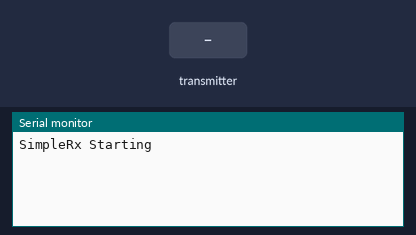
Recording of a sketch running on a simulated ESP8266 (NodeMCU). Shown: the last lines printed to the serial monitor. Inputs (shaded band) come from the test bench. No radio packets arrive unless stated.

Above: at 1.2 s.
1.3 s: the transmitter starts sending temperature = 0
At 2.0 s:
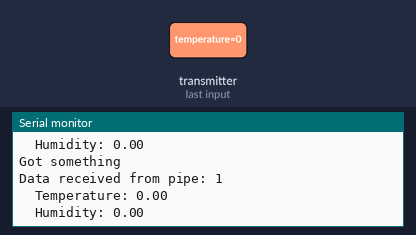
2.8 s: the transmitter starts sending humidity = 25
5.8 s: the transmitter starts sending temperature = 25
8.8 s: the transmitter starts sending humidity = 0
At 9.7 s:
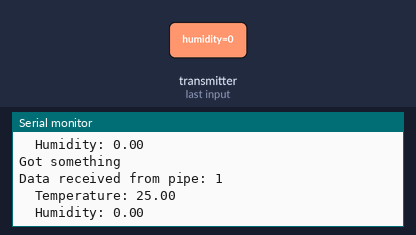
11.8 s: the transmitter starts sending temperature = 100
At 12.8 s:
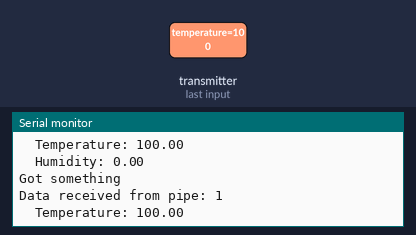
14.8 s: the transmitter starts sending humidity = 50
Timing chart, 0 to 17.8 s (numbered marks = the images above; inputs shaded):
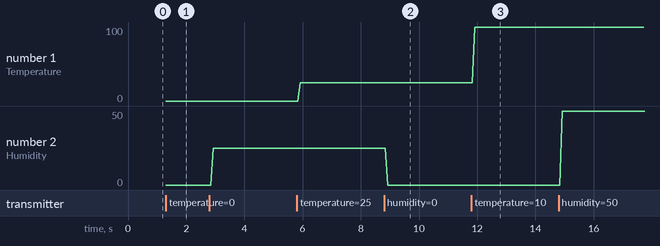

The sketch:

ESP8266_NRF240L_Receiver.ino
```cpp
// SimpleRx - the slave or the receiver

#include <SPI.h>
#include <nRF24L01.h>
#include <RF24.h>

#define CE_PIN  D2
#define CSN_PIN D4


typedef struct{
  char address[6];
} NRF24_address;

const NRF24_address TX_addresses[6] = {"0STUD", "1STUD", "2STUD", "3STUD", "4STUD", "5STUD"};
// uint64_t address[6] = { 0x7878787878LL,
//                         0xB3B4B5B6F1LL,
//                         0xB3B4B5B6CDLL,
//                         0xB3B4B5B6A3LL,
//                         0xB3B4B5B60FLL,
//                         0xB3B4B5B605LL };

RF24 radio(CE_PIN, CSN_PIN);
uint8_t pipe;

char dataReceived[10]; // this must match dataToSend in the TX
bool newData = false;
struct aht21Data {
  float temperature;
  float humidity;
} aht21Data;

void setup() {

    Serial.begin(9600);

    Serial.println("SimpleRx Starting");
    radio.begin();
    radio.setDataRate( RF24_250KBPS );
    radio.setPALevel(RF24_PA_HIGH);
    radio.setAutoAck(true);
    radio.setPayloadSize(sizeof(aht21Data));
    // radio.openReadingPipe(1, thisSlaveAddress);

    // radio.openReadingPipe(0, address[0]);
    // radio.openReadingPipe(1, address[1]);

    // radio.openReadingPipe(0, (byte*)(TX_addresses[0].address));
    // radio.openReadingPipe(1, (byte*)(TX_addresses[1].address));
    for (uint8_t i = 0; i < 6; ++i) {
      radio.openReadingPipe(i, (byte*)(TX_addresses[i].address));
    }
    radio.startListening();
}

void loop() {
    getData();
    showData();
}

void getData() {
    if (radio.available(&pipe)) {              // is there a payload? get the pipe number that recieved it
      Serial.println("Got something");
      uint8_t bytes = radio.getPayloadSize();  // get the size of the payload
      radio.read(&aht21Data, bytes);             // fetch payload from FIFO
      newData = true;
    }
    // if ( radio.available() ) {
    //     // radio.read( &dataReceived, sizeof(dataReceived) );
    //     radio.read( &aht21Data, sizeof(aht21Data) );
    //     newData = true;
    // }
}

void getDataMultiplePipes() {

}

void showData() {
    if (newData == true) {
        Serial.print("Data received from pipe: ");
        Serial.println(pipe);
        Serial.print("  Temperature: ");
        Serial.println(aht21Data.temperature);
        Serial.print("  Humidity: ");
        Serial.println(aht21Data.humidity);
        newData = false;
    }
}
```

Measured:
- after the input at 1.3 s, the serial monitor: prints a new line at once (image 1)
- after the input at 8.8 s, the serial monitor: prints a new line after 0.12 s (image 2)
- after the input at 11.8 s, the serial monitor: prints a new line after 0.12 s (image 3)
- plotted number 1: 25 → 100 after the input at 11.8 s
- plotted number 2: 0 → 25 after the input at 2.8 s, 0 → 50 after the input at 14.8 s
